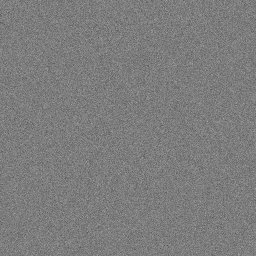
#> input picture histogram_analysis/assets/low_contrast_input.png, 256 x 256 px
$ python main.py
#> lines starting #> are read from the running program, lines starting #| are printed output that depends on the picture
import cv2
import numpy as np
import matplotlib.pyplot as plt
import os


# --- 1. Görüntüyü yükle ---
def load_image(path):
    """Görüntüyü grayscale olarak yükler."""
    image = cv2.imread(path, cv2.IMREAD_GRAYSCALE)
    if image is None:
        raise FileNotFoundError(f"Görüntü bulunamadı: {path}")
    return image


# --- 2. Histogram hesaplama ---
def compute_histogram(image):
    """Histogram hesaplar ve döndürür."""
    return cv2.calcHist([image], [0], None, [256], [0, 256])


# --- 3. Histogram eşitleme (kontrast artırma) ---
def equalize_contrast(image):
    """Histogram eşitleme uygular (kontrast düzeltme)."""
    return cv2.equalizeHist(image)


# --- 4. Histogramları çiz ve kaydet ---
def plot_histograms(original_hist, equalized_hist, save_path):
    """Orijinal ve eşitlenmiş histogramları yan yana çizer."""
    plt.figure(figsize=(10, 4))

    plt.subplot(1, 2, 1)
    plt.title("Original Histogram")
    plt.plot(original_hist, color='gray')
    plt.xlabel("Pixel Value")
    plt.ylabel("Frequency")

    plt.subplot(1, 2, 2)
    plt.title("Equalized Histogram")
    plt.plot(equalized_hist, color='black')
    plt.xlabel("Pixel Value")
    plt.ylabel("Frequency")

    plt.tight_layout()
    plt.savefig(save_path)
    plt.close()


# --- 5. Görselleri karşılaştır ve kaydet ---
def compare_and_save(original, equalized, save_path):
    """Orijinal ve eşitlenmiş görüntüleri yan yana kaydeder."""
    comparison = np.hstack((original, equalized))
    cv2.imwrite(save_path, comparison)


# --- 6. Ana akış ---
def main():
    ASSETS_DIR = "../assets"
    OUTPUTS_DIR = "../outputs"

    os.makedirs(OUTPUTS_DIR, exist_ok=True)

    image_path = os.path.join(ASSETS_DIR, "low_contrast_input.png")  # test görseli
    gray = load_image(image_path)
#> in load_image, image is the input picture: shape (256, 256); min 78, max 170, mean 124.5

    # 1. Orijinal histogramı hesapla
    hist_original = compute_histogram(gray)
#> hist_original = 256 values, max 2668 at index 123, min 0 at index 0, mean 256

    # 2. Histogram eşitleme (otomatik kontrast düzeltme)
    equalized = equalize_contrast(gray)
#> in equalize_contrast, `return cv2.equalizeHist(image)`:
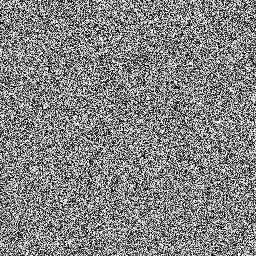
#> returned value: shape (256, 256); min 0, max 255, mean 131.1

    # 3. Yeni histogramı hesapla
    hist_equalized = compute_histogram(equalized)
#> hist_equalized = 256 values, max 2668 at index 118, min 0 at index 8, mean 256

    # 4. Histogramları çiz ve kaydet
    plot_histograms(hist_original, hist_equalized, os.path.join(OUTPUTS_DIR, "histograms.png"))
#> in plot_histograms, `plt.savefig(save_path)`:
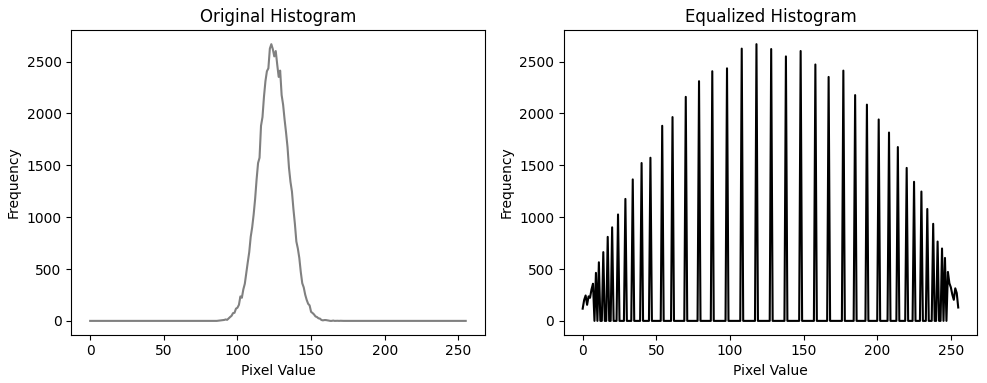
#> figure drawn by matplotlib, 2 panels; panel 1: curve peaks at x = 123, y = 2668; panel 2: curve peaks at x = 118, y = 2668

    # 5. Görselleri karşılaştır ve kaydet
    compare_and_save(gray, equalized, os.path.join(OUTPUTS_DIR, "comparison.png"))
#> in compare_and_save, `comparison = np.hstack((original, equalized))`:
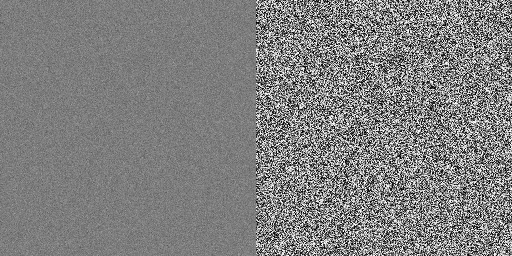
#> comparison: shape (256, 512); min 0, max 255, mean 127.8

    # 6. Sonucu göster
    cv2.imshow("Original vs Equalized", np.hstack((gray, equalized)))
    cv2.waitKey(0)
    cv2.destroyAllWindows()

    print("✅ İşlem tamamlandı! Histogram ve karşılaştırma görselleri 'outputs' klasöründe kaydedildi.")


if __name__ == "__main__":
    main()
